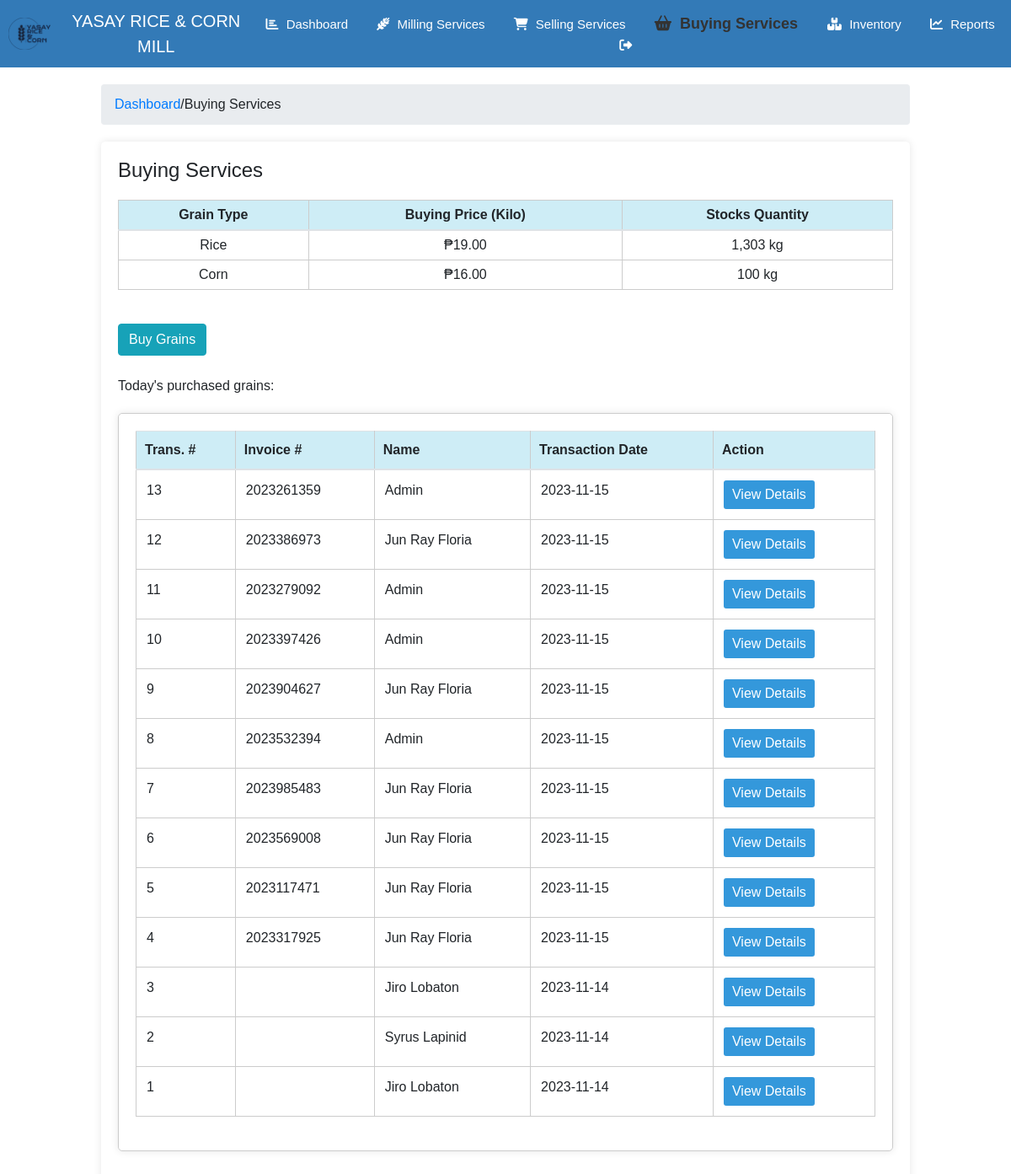
The app's page /buying.php (signed in) with its own data.
### tables this page shows
CREATE TABLE `buyingtransactions` (
  `invoice_number` varchar(50) DEFAULT NULL,
  `transaction_id` int(11) NOT NULL,
  `customer_id` int(11) DEFAULT NULL,
  `transaction_date` date DEFAULT NULL,
  `grain_type` varchar(50) DEFAULT NULL,
  `quantity` int(11) DEFAULT NULL,
  `total_cost` decimal(10,2) NOT NULL,
  `status` varchar(20) DEFAULT NULL
);

CREATE TABLE `customers` (
  `customer_id` int(11) NOT NULL,
  `name` varchar(255) NOT NULL,
  `contact_number` varchar(20) NOT NULL,
  `address` text DEFAULT NULL
);

### buying.php (the view, shortened to what this page needs)
<?php
require_once 'db_connect.php';
$activePage = 'buying';
?>
<!DOCTYPE html>
<html>
<head>
    <link rel="stylesheet" href="https://maxcdn.bootstrapcdn.com/bootstrap/4.5.2/css/bootstrap.min.css">
    <link rel="stylesheet" type="text/css" href="stylesheet/buyingstyle.css">
    <link rel="stylesheet" href="https://cdnjs.cloudflare.com/ajax/libs/font-awesome/6.2.0/css/all.min.css"/>
</head>
<body>
<header>
<div class="logo">
    <img src="logo.png" alt="Company Logo" class="logo-image">
    YASAY RICE & CORN MILL
</div>
    <nav>
        <ul>
            <li <?php if ($activePage == 'dashboard') echo 'class="active"'; ?>>
                <a href="dashboard.php">
                    <i class="fas fa-chart-bar"></i> Dashboard
                </a>
            </li>
            <li <?php if ($activePage == 'milling') echo 'class="active"'; ?>>
                <a href="milling.php">
                    <i class="fa-solid fa-wheat-awn"></i> Milling Services
                </a>
            </li>
            <li <?php if ($activePage == 'selling') echo 'class="active"'; ?>>
                <a href="selling.php">
                    <i class="fas fa-shopping-cart"></i> Selling Services
                </a>
            </li>
            <li <?php if ($activePage == 'buying') echo 'class="active"'; ?>>
                <a href="buying.php">
                    <i class="fas fa-shopping-basket"></i> Buying Services
                </a>
            </li>
            <li <?php if ($activePage == 'inventory') echo 'class="active"'; ?>>
                <a href="inventory.php">
                    <i class="fas fa-boxes"></i> Inventory
                </a>
            </li>
            <li <?php if ($activePage == 'reports') echo 'class="active"'; ?>>
                <a href="report.php">
                    <i class="fas fa-chart-line"></i> Reports
                </a>
            </li>
            <li>
                <a href="logout.php">
                    <i class="fas fa-sign-out-alt"></i>
                </a>
            </li>
        </ul>
    </nav>
</header>
    <div class="content">
        <ol class="breadcrumb">
            <li><a href="dashboard.php">Dashboard</a></li>
            /
            <li class="active">Buying Services</li>
        </ol>
        <div class="container-box">
        <h1>Buying Services</h1>
        <?php
$sql = "SELECT gp.grain_type, gp.grain_price, IFNULL(SUM(stock.available_quantity), 0) AS total_available_quantity
        FROM grainprice gp
        LEFT JOIN grainsstock stock ON gp.grain_type = stock.grain_type
        GROUP BY gp.grain_type DESC";
$result = $connect->query($sql);
?>
<div class="row justify-content-center">
    <div class="col-md-12">
        <table class="table table-condensed special-table">
            <thead>
                <tr style="text-align:center;">
                    <th>Grain Type</th>
                    <th>Buying Price (Kilo)</th>
                    <th>Stocks Quantity</th>
                </tr>
            </thead>
            <tbody>
                <?php
                if ($result->num_rows > 0) {
                    while ($row = $result->fetch_assoc()) {
                        echo "<tr>";
                        echo "<td style=text-align:center;>" . $row["grain_type"] . "</td>";
                        echo "<td style=text-align:center;>₱" . number_format($row["grain_price"], 2) . "</td>";
                        echo "<td style='text-align:center;'>" . number_format($row["total_available_quantity"]) . " kg</td>";
                        echo "</tr>";
                    }
                } else {
                    echo "<tr><td colspan='3'>No data found in the grainprice table.</td></tr>";
                }
                ?>
            </tbody>
        </table>
    </div>
</div>
<br>
<button type="button" class="btn btn-info" data-toggle="modal" data-target="#sellGrainsModal">
    Buy Grains
</button>
        <br><br>
        <p>Today's purchased grains:</p>
                <?php
                    $sql = "SELECT invoice_number, transaction_id, Customers.name AS customer_name, transaction_date
                            FROM buyingtransactions
                            JOIN Customers ON buyingtransactions .customer_id = Customers.customer_id
                            ORDER BY transaction_id DESC";
                    $result = $connect->query($sql);
                    ?>
                    <div class="container-box1">
                <table class="table special-table1">
            <thead>
                <tr>
                    <th>Trans. #</th>
                    <th>Invoice #</th>
                    <th>Name</th>
                    <th>Transaction Date</th>
                    <th>Action</th>
                </tr>
            </thead>
            <tbody>
                <?php
                if ($result->num_rows > 0) {
                    while ($row = $result->fetch_assoc()) {
                        echo "<tr>";
                        echo "<td>" . $row["transaction_id"] . "</td>";
                        echo "<td>" . $row["invoice_number"] . "</td>";
                        echo "<td>" . $row["customer_name"] . "</td>";
                        echo "<td>" . $row["transaction_date"] . "</td>";
                        echo "<td><button class='btn btn-primary view-details' data-toggle='modal' data-target='#transactionDetailsModal' data-transaction-id='" . $row["transaction_id"] . "'>View Details</button>
                        </td>";
                        echo "</tr>";
                    }
                } else {
                    echo "<tr><td colspan='5'>No ongoing millings</td></tr>";
                }
                ?>
            </tbody>
        </table>
    </div>
</div>
</body>
</html>

### stylesheet/buyingstyle.css (style rules this page uses)
body, ul, li { margin: 0; padding: 0; list-style: none; font-family: 'Century Gothic', sans-serif; }
header { background-color: #337ab7; color: white; text-align: center; padding: 10px; display: flex; justify-content: space-between; align-items: center; }
header .logo { font-size: 20px; margin: 0; }
nav ul { list-style: none; padding: 0; }
nav ul li { display: inline; margin: 0 15px; }
nav ul li a { text-decoration: none; color: white; font-size: 15px; }
nav ul li a i { margin-right: 5px; }
nav ul li.active a { color: #333; font-size: 18px; font-weight: bold; }
.content { max-width: 1000px; margin: 0 auto; padding: 20px; background-color: #fff; }
h1 { font-size: 24px; margin-bottom: 20px; }
.table-condensed, .table-condensed th, .table-condensed td, .colspan tr { border: none; }
.special-table1 { width: 100%; border-collapse: collapse; margin-bottom: 20px; }
.special-table1 table, th, td { border: 1px solid #ccc; }
.special-table1 th, td { padding: 10px; text-align: left; }
.special-table1 th { background-color: rgba(132, 210, 232, 0.4); }
.special-table1 .btn { padding: 5px 10px; background-color: #3498db; color: #fff; border: none; border-radius: 3px; cursor: pointer; }
.special-table1 .btn-primary { background-color: #3498db; }
.special-table { border: 1px solid #ccc; }
.special-table th, .special-table td { padding: 5px; border: 1px solid #ccc; }
.special-table th { background-color: rgba(132, 210, 232, 0.4); }
.container-box { width: 100%; margin: 20px auto; padding: 20px; box-shadow: 0 0 10px rgba(0, 0, 0, 0.1); border-radius: 5px; }
.container-box1 { width: 100%; margin: 20px auto; padding: 20px; box-shadow: 0 0 10px rgba(0, 0, 0, 0.1); border: 1px solid #ccc; border-radius: 5px; }
.logo { display: flex; align-items: center; }
.logo-image { width: 50px; margin-right: 10px; }

### records on screen
buyingtransactions: transaction_id "13", invoice_number "2023261359", customer.name "Admin", transaction_date "2023-11-15"
buyingtransactions: transaction_id "12", invoice_number "2023386973", customer.name "Jun Ray Floria", transaction_date "2023-11-15"
buyingtransactions: transaction_id "11", invoice_number "2023279092", customer.name "Admin", transaction_date "2023-11-15"
buyingtransactions: transaction_id "10", invoice_number "2023397426", customer.name "Admin", transaction_date "2023-11-15"
buyingtransactions: transaction_id "9", invoice_number "2023904627", customer.name "Jun Ray Floria", transaction_date "2023-11-15"
buyingtransactions: transaction_id "8", invoice_number "2023532394", customer.name "Admin", transaction_date "2023-11-15"
buyingtransactions: transaction_id "7", invoice_number "2023985483", customer.name "Jun Ray Floria", transaction_date "2023-11-15"
buyingtransactions: transaction_id "6", invoice_number "2023569008", customer.name "Jun Ray Floria", transaction_date "2023-11-15"
buyingtransactions: transaction_id "5", invoice_number "2023117471", customer.name "Jun Ray Floria", transaction_date "2023-11-15"
buyingtransactions: transaction_id "4", invoice_number "2023317925", customer.name "Jun Ray Floria", transaction_date "2023-11-15"
buyingtransactions: transaction_id "3", customer.name "Jiro Lobaton", transaction_date "2023-11-14"
buyingtransactions: transaction_id "2", customer.name "Syrus Lapinid", transaction_date "2023-11-14"
buyingtransactions: transaction_id "1", customer.name "Jiro Lobaton", transaction_date "2023-11-14"

### other values on screen
$row["grain_type"] "Rice"
$row["grain_price"] "19.00"
$row["total_available_quantity"] "1,303"
$row["grain_type"] "Corn"
$row["grain_price"] "16.00"
$row["total_available_quantity"] "100"
